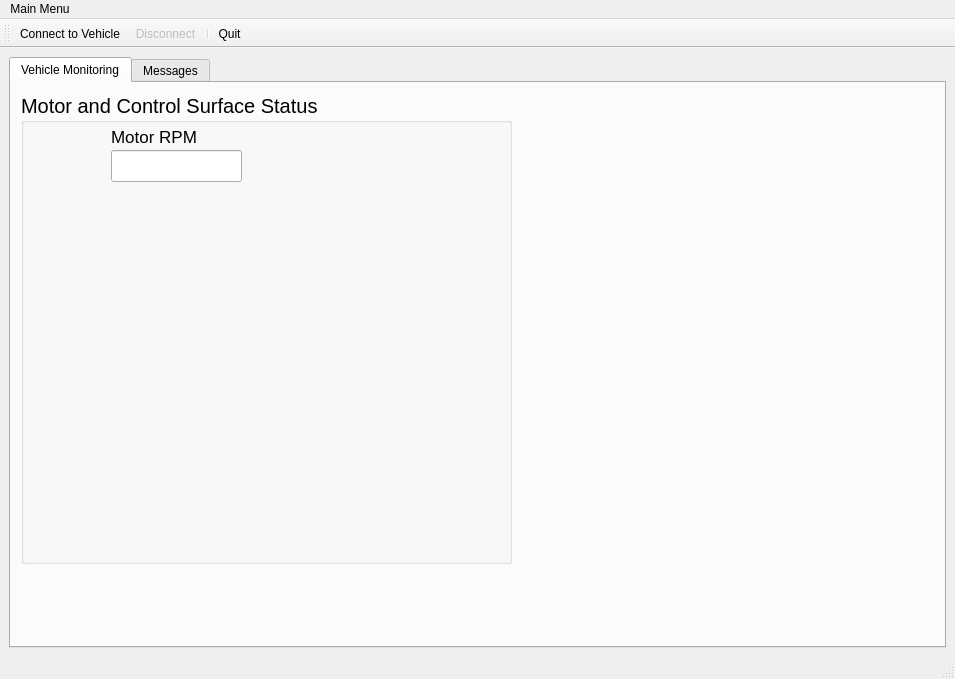
<?xml version="1.0" encoding="UTF-8"?>
<ui version="4.0">
 <class>MainWindow</class>
 <widget class="QMainWindow" name="MainWindow">
  <property name="geometry">
   <rect>
    <x>0</x>
    <y>0</y>
    <width>955</width>
    <height>679</height>
   </rect>
  </property>
  <property name="windowTitle">
   <string>MainWindow</string>
  </property>
  <widget class="QWidget" name="centralwidget">
   <layout class="QVBoxLayout" name="verticalLayout">
    <item>
     <widget class="QTabWidget" name="tabWidget">
      <property name="currentIndex">
       <number>0</number>
      </property>
      <widget class="QWidget" name="monitor_tab">
       <attribute name="title">
        <string>Vehicle Monitoring</string>
       </attribute>
       <widget class="QGroupBox" name="groupBox">
        <property name="geometry">
         <rect>
          <x>10</x>
          <y>10</y>
          <width>491</width>
          <height>471</height>
         </rect>
        </property>
        <property name="font">
         <font>
          <pointsize>15</pointsize>
         </font>
        </property>
        <property name="title">
         <string>Motor and Control Surface Status</string>
        </property>
        <widget class="QLabel" name="Plane_lable">
         <property name="geometry">
          <rect>
           <x>70</x>
           <y>70</y>
           <width>350</width>
           <height>350</height>
          </rect>
         </property>
         <property name="maximumSize">
          <size>
           <width>500</width>
           <height>500</height>
          </size>
         </property>
         <property name="text">
          <string/>
         </property>
         <property name="pixmap">
          <pixmap>://Resource/Plane.png</pixmap>
         </property>
         <property name="scaledContents">
          <bool>true</bool>
         </property>
        </widget>
        <widget class="QWidget" name="layoutWidget">
         <property name="geometry">
          <rect>
           <x>90</x>
           <y>30</y>
           <width>131</width>
           <height>59</height>
          </rect>
         </property>
         <layout class="QVBoxLayout" name="verticalLayout_motor">
          <property name="spacing">
           <number>0</number>
          </property>
          <item>
           <widget class="QLabel" name="label_2">
            <property name="font">
             <font>
              <pointsize>13</pointsize>
             </font>
            </property>
            <property name="text">
             <string>Motor RPM</string>
            </property>
           </widget>
          </item>
          <item>
           <widget class="QLineEdit" name="lineEdit">
            <property name="readOnly">
             <bool>true</bool>
            </property>
           </widget>
          </item>
         </layout>
        </widget>
       </widget>
       <widget class="QCustomPlot" name="acc_plot" native="true">
        <property name="geometry">
         <rect>
          <x>570</x>
          <y>30</y>
          <width>191</width>
          <height>131</height>
         </rect>
        </property>
       </widget>
      </widget>
      <widget class="QWidget" name="message_tab">
       <attribute name="title">
        <string>Messages</string>
       </attribute>
      </widget>
     </widget>
    </item>
   </layout>
  </widget>
  <widget class="QMenuBar" name="menubar">
   <property name="geometry">
    <rect>
     <x>0</x>
     <y>0</y>
     <width>955</width>
     <height>22</height>
    </rect>
   </property>
   <widget class="QMenu" name="menuMain">
    <property name="title">
     <string>Main Menu</string>
    </property>
    <addaction name="actionConnect_to_Vehicle"/>
    <addaction name="actionDisconnect"/>
    <addaction name="separator"/>
    <addaction name="actionQuit"/>
   </widget>
   <addaction name="menuMain"/>
  </widget>
  <widget class="QStatusBar" name="statusbar">
   <property name="autoFillBackground">
    <bool>false</bool>
   </property>
  </widget>
  <widget class="QToolBar" name="toolBar">
   <property name="windowTitle">
    <string>toolBar</string>
   </property>
   <attribute name="toolBarArea">
    <enum>TopToolBarArea</enum>
   </attribute>
   <attribute name="toolBarBreak">
    <bool>false</bool>
   </attribute>
   <addaction name="actionConnect_to_Vehicle"/>
   <addaction name="actionDisconnect"/>
   <addaction name="separator"/>
   <addaction name="actionQuit"/>
  </widget>
  <action name="actionConnect_to_Vehicle">
   <property name="icon">
    <iconset resource="Resource.qrc">
     <normaloff>:/Resource/Connect.png</normaloff>:/Resource/Connect.png</iconset>
   </property>
   <property name="text">
    <string>Connect to Vehicle</string>
   </property>
  </action>
  <action name="actionDisconnect">
   <property name="enabled">
    <bool>false</bool>
   </property>
   <property name="icon">
    <iconset resource="Resource.qrc">
     <normaloff>:/Resource/Disconnect.png</normaloff>:/Resource/Disconnect.png</iconset>
   </property>
   <property name="text">
    <string>Disconnect</string>
   </property>
  </action>
  <action name="actionQuit">
   <property name="icon">
    <iconset resource="Resource.qrc">
     <normaloff>:/Resource/Quit.png</normaloff>:/Resource/Quit.png</iconset>
   </property>
   <property name="text">
    <string>Quit</string>
   </property>
  </action>
 </widget>
 <customwidgets>
  <customwidget>
   <class>QCustomPlot</class>
   <extends>QWidget</extends>
   <header>qcustomplot.h</header>
   <container>1</container>
  </customwidget>
 </customwidgets>
 <resources>
  <include location="Resource.qrc"/>
 </resources>
 <connections/>
</ui>
